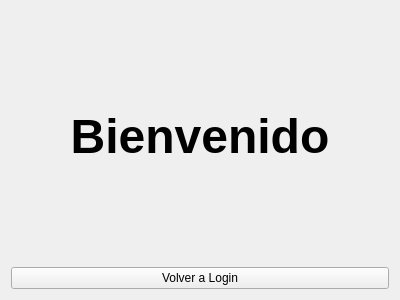
<?xml version="1.0" encoding="UTF-8"?>
<ui version="4.0">
 <class>Formulario</class>
 <widget class="QWidget" name="Formulario">
  <property name="geometry">
   <rect>
    <x>0</x>
    <y>0</y>
    <width>400</width>
    <height>300</height>
   </rect>
  </property>
  <property name="windowTitle">
   <string>Form</string>
  </property>
  <layout class="QGridLayout" name="gridLayout">
   <item row="1" column="0">
    <widget class="QPushButton" name="pbVolver">
     <property name="text">
      <string>Volver a Login</string>
     </property>
    </widget>
   </item>
   <item row="0" column="0">
    <widget class="QLabel" name="label">
     <property name="font">
      <font>
       <pointsize>36</pointsize>
       <bold>true</bold>
      </font>
     </property>
     <property name="text">
      <string>Bienvenido</string>
     </property>
     <property name="alignment">
      <set>Qt::AlignCenter</set>
     </property>
    </widget>
   </item>
  </layout>
 </widget>
 <resources/>
 <connections/>
</ui>
